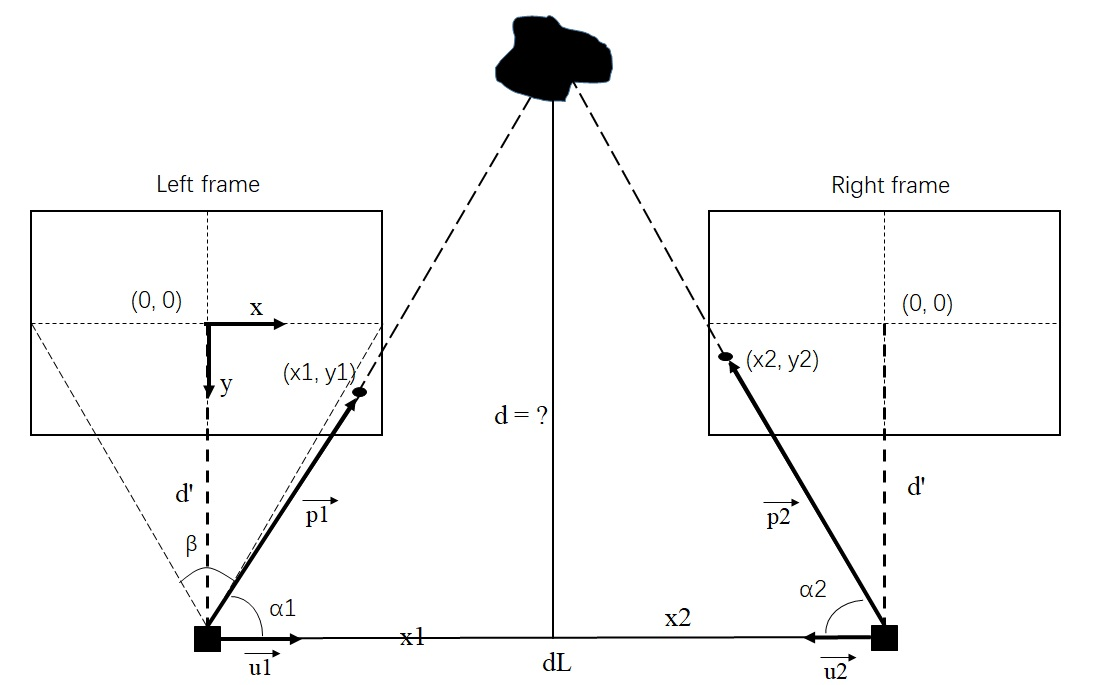
#> input picture assets/distance_predict_image.jpg, 1099 x 685 px, given in place of the camera
$ python main.py
#> lines starting #> are read from the running program, lines starting #| are printed output that depends on the picture
### Camera.py
import cv2
import numpy as np
from abc import ABC, abstractmethod


class Camera(ABC):

    def __init__(self, camera_idx, flip):
        self._cap = cv2.VideoCapture(camera_idx)
        self._flip = flip

    def set_width_height(self, width_height: tuple):
        self._cap.set(3, width_height[0])
        self._cap.set(4, width_height[1])

    def get_width_height(self) -> tuple:
        return self._cap.get(3), self._cap.get(4)

    def set_fps(self, fps: int):
        self._cap.set(cv2.CAP_PROP_FPS, fps)

    def get_fps(self) -> int:
        return self._cap.get(cv2.CAP_PROP_FPS)

    @abstractmethod
    def capture(self):
        pass


class BinoCamera(Camera):

    def __init__(self, camera_idx, flip=False):
        super().__init__(camera_idx, flip)
        self._lframe = np.array([])
        self._rframe = np.array([])

    def get_lframe(self):
        return self._lframe

    def get_rframe(self):
        return self._rframe

    def capture(self):
        """
        read the cap and split the frame into left-frame & right-frame
        :return:  True if successfully read the cap data, else False
        """
        ret, frame = self._cap.read()
        if not ret:
            return False
        if self._flip:
            frame = cv2.flip(frame, 0)
        self._lframe, self._rframe = np.split(frame, [int(self.get_width_height()[0] / 2)], axis=1)
        return True


class MonoCamera(Camera):

    def __init__(self, camera_idx, flip=False):
        super().__init__(camera_idx, flip)
        self._frame = np.array([])

    def get_frame(self):
        return self._frame

    # [11 lines left out: function capture, not called in this run]


# Test Function
# [24 lines that do not run on import are left out]

### Drawer.py
import cv2


class Drawer:

    @staticmethod
    def draw_lines(frame):
        width = frame.shape[1]
        height = frame.shape[0]
        cv2.line(frame, (0, height // 2), (width, height // 2), (0, 255, 0), 1)
        cv2.line(frame, (width // 2, 0), (width // 2, height), (0, 255, 0), 1)
        cv2.circle(frame, (width // 2, height // 2), 50, (0, 255, 0), 1)

    @staticmethod
    def text(frame, text, pos, size, color, width=1):
        font = cv2.FONT_HERSHEY_SIMPLEX
        cv2.putText(frame, text, pos, font, size, color, width)

    # [13 lines left out: function dotted_rectangle, not called in this run]

### FaceDetector.py
import cv2
from Face import Face
from Camera import MonoCamera, BinoCamera
from Drawer import Drawer


class FaceDetector:

    def __init__(self):
        self.__face_cascade = cv2.CascadeClassifier("assets/haarcascade_frontalface_default.xml")
        self.__face_list = []

    def detect_face(self, frame):
        """
        return the Face Object with the max size
        :param frame: camera frame, np.array
        :return: Face Object
        """
        self.__face_list.clear()
        gray = cv2.cvtColor(frame, cv2.COLOR_BGR2GRAY)
        faces = self.__face_cascade.detectMultiScale(gray, scaleFactor=1.3, minNeighbors=5)

        if len(faces) > 0:
            for face in faces:
                self.__face_list.append(Face(face))
            sorted(self.__face_list, key=lambda x: x.calculate_size(), reverse=True)
            return self.__face_list[0]
        return None


# Test function
# [20 lines that do not run on import are left out]

    # [10 lines of commented-out code are left out]

### DistancePredictor.py
import math


class DistancePredictor:

    def __init__(self, camera_fov, frame_width, frame_height, baseline):
        """
        :param camera_fov: camera's horizontal filed of view in degree.
        :param frame_width: the width of frame
        :param baseline: gap between left camera and right camera (mm)
        """
        self._baseline = baseline
        self._center = (int(frame_width / 2), int(frame_height / 2))
        self._focal = frame_width / (2 * math.tan(math.radians(camera_fov / 2)))

    # [30 lines left out: function predict_distance, not called in this run]


# Test Function
# [3 lines that do not run on import are left out]

### main.py
from Camera import BinoCamera
from Drawer import Drawer
from FaceDetector import FaceDetector
from DistancePredictor import DistancePredictor
from Controller import Controller
import cv2
import numpy as np


def main():
    bino_cam = BinoCamera(0, True)
    bino_cam.set_width_height((2560, 720))
    face_detector = FaceDetector()
    # The width of frame is the half of camera width.
    distance_predictor = DistancePredictor(90, bino_cam.get_width_height()[0] / 2, bino_cam.get_width_height()[1], 60)
    distance = 0
    distance_threshold = 2000.0    #mm
    monitor_flag = True

    while True:
        if not bino_cam.capture():
#> in capture, frame is the input picture: shape (685, 1099, 3); mean B, G, R 246.4, 246.4, 246.4
#> in capture, `frame = cv2.flip(frame, 0)`:
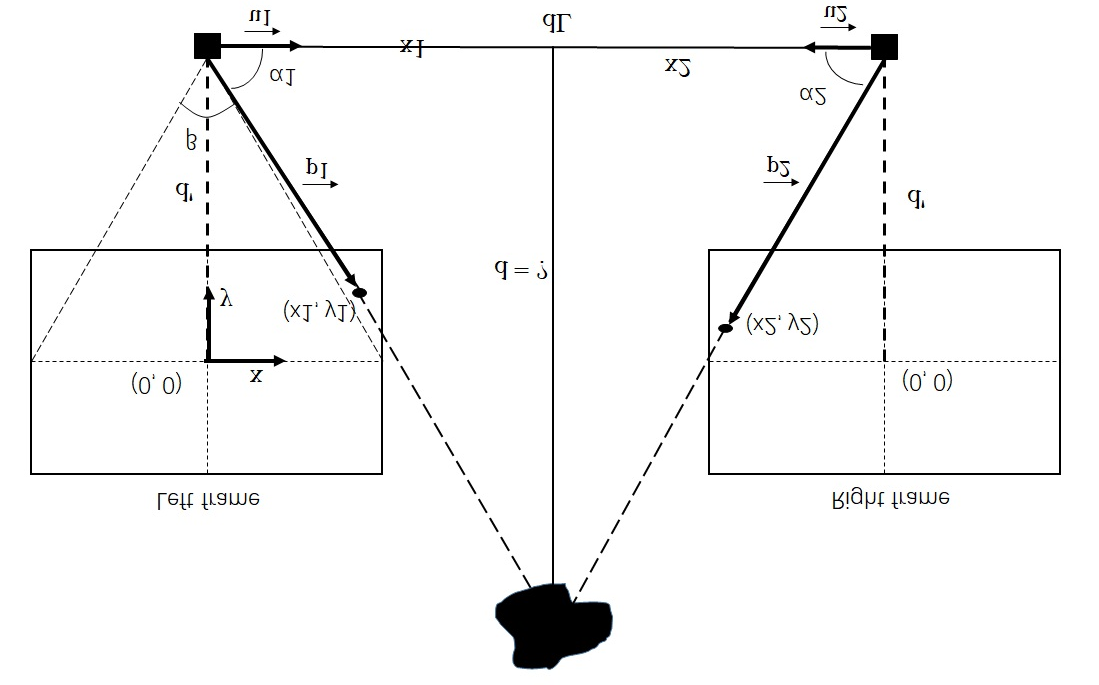
#> frame: shape (685, 1099, 3); mean B, G, R 246.4, 246.4, 246.4
#> in capture, `self._lframe, self._rframe = np.split(frame, [int(self.get_width_heigh..`:
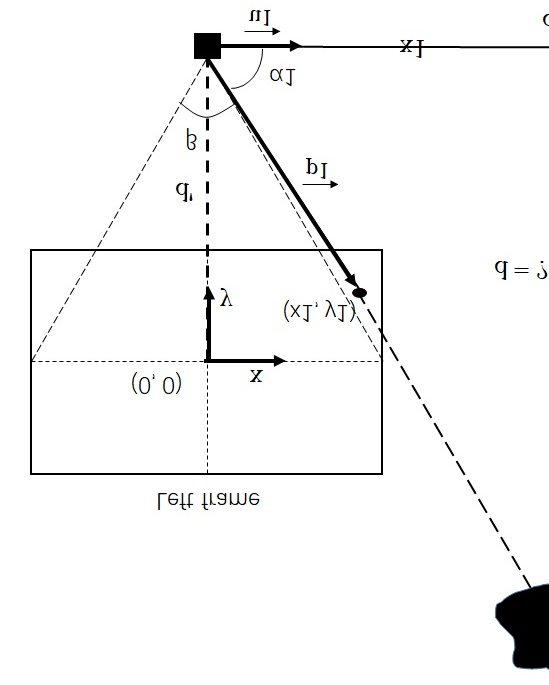
#> self._lframe: shape (685, 549, 3); mean B, G, R 246.4, 246.5, 246.4
#> in capture, `self._lframe, self._rframe = np.split(frame, [int(self.get_width_heigh..`:
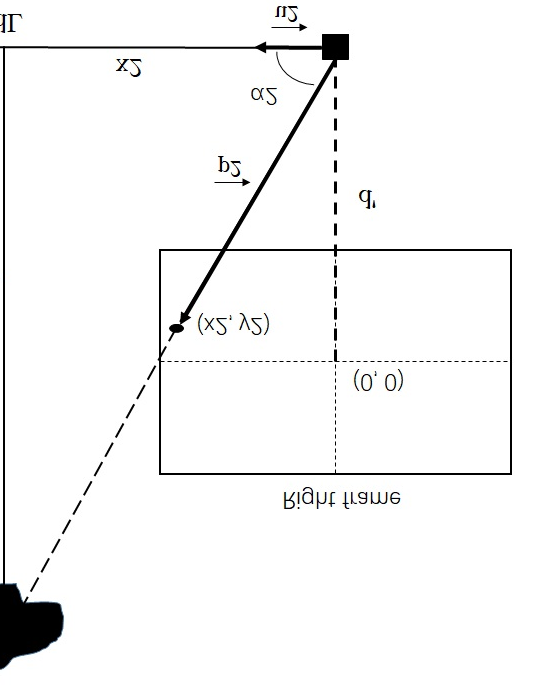
#> self._rframe: shape (685, 550, 3); mean B, G, R 246.3, 246.3, 246.3
            break

        Drawer.draw_lines(bino_cam.get_lframe())
#> in draw_lines, `width = frame.shape[1]`: width = 549
        Drawer.draw_lines(bino_cam.get_rframe())
#> in draw_lines (call 2), `width = frame.shape[1]`: width = 550
#> in draw_lines (call 2), `cv2.circle(frame, (width // 2, height // 2), 50, (0, 255, 0), 1)`:
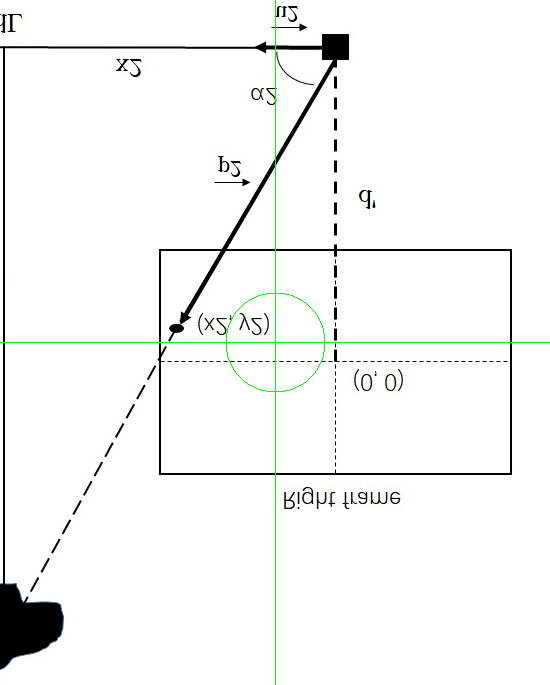
#> frame: shape (685, 550, 3); mean B, G, R 245.3, 246.4, 245.3
        left_face = face_detector.detect_face(bino_cam.get_lframe())
#> in detect_face, `faces = self.__face_cascade.detectMultiScale(gray, scaleFactor=1.3, mi..`: faces = ()
        right_face = face_detector.detect_face(bino_cam.get_rframe())

        if left_face:
            Drawer.dotted_rectangle(bino_cam.get_lframe(), (left_face.get_x(), left_face.get_y()),
                                    (left_face.get_x() + left_face.get_width(),
                                     left_face.get_y() + left_face.get_height()), (0, 0, 255), 2)

        if right_face:
            Drawer.dotted_rectangle(bino_cam.get_rframe(), (right_face.get_x(), right_face.get_y()),
                                    (right_face.get_x() + right_face.get_width(),
                                     right_face.get_y() + right_face.get_height()), (0, 0, 255), 2)

        if left_face and right_face:
            distance = distance_predictor.predict_distance((left_face.get_x(), left_face.get_y()), (right_face.get_x(), right_face.get_y()))
        Drawer.text(bino_cam.get_lframe(), "Distance(m): %.2fm" % (distance / 1000), (20, 40), 1.0, (0, 0, 255), 2)
#> in text, `font = cv2.FONT_HERSHEY_SIMPLEX`: font = 0
        print(distance / 1000)

        if 0 < distance < distance_threshold and monitor_flag:
            Controller.set_top_window("Unity 2019.1.8f1 - mainScene.unity - Learn unity editor script - PC, Mac & Linux Standalone <DX11>")
            monitor_flag = False

        cv2.imshow("I am a good stuff v1.0 @ FPS: %d" % bino_cam.get_fps(), np.hstack((bino_cam.get_lframe(), bino_cam.get_rframe())))
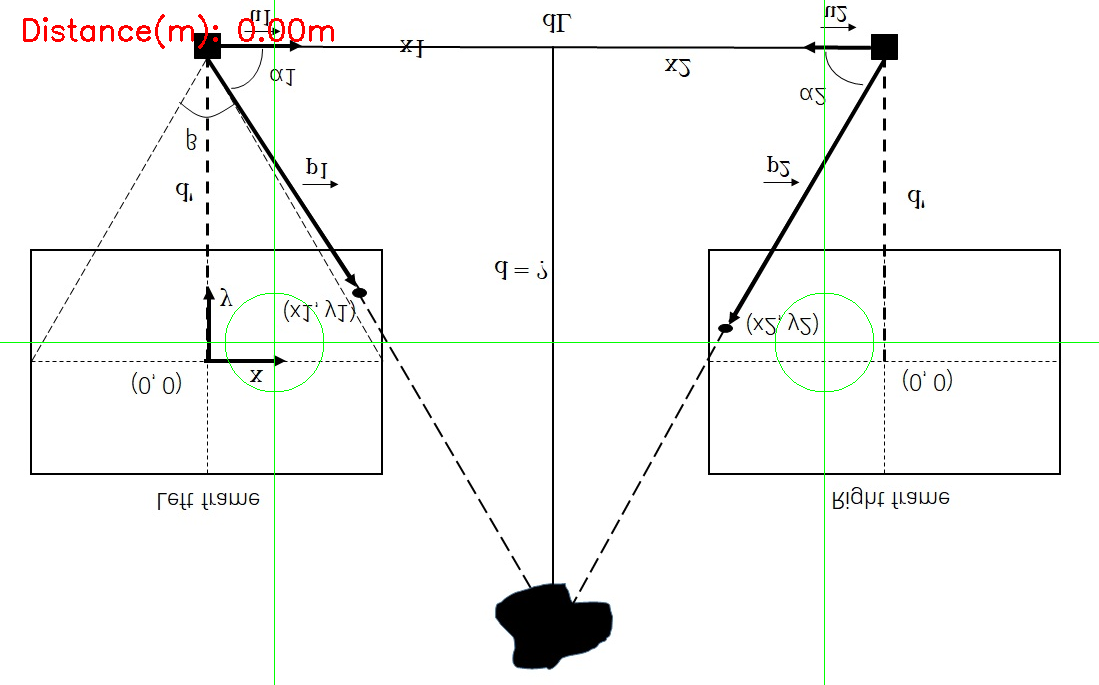
#> window 'I am a good stuff v1.0 @ FPS: ': shape (685, 1099, 3); mean B, G, R 244.7, 245.7, 245.4
        if cv2.waitKey(1) == ord('q'):
#> (key q is pressed here)
            break
    cv2.destroyAllWindows()


if __name__ == '__main__':
    main()
